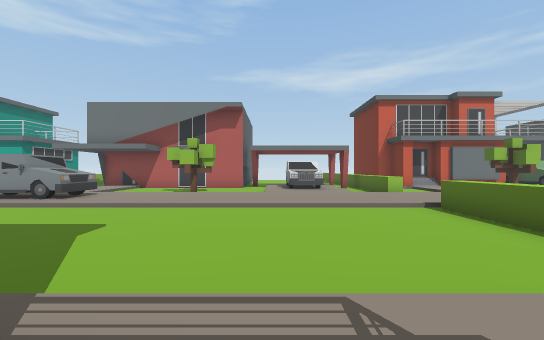
View 1 (above)

18 first-person views from a walk through a scene from a Unity 3-D project. The camera is 1.5 m above the floor, looks level and sees 90° across. The floor is counted in squares, 2 m on a side. Each view is taken from the middle of a square. On the plan, view 1 faces up. The plan holds only what a view shows up to about 10 squares ahead; the rest is blank. The place goes on beyond the plan. The player is left out. Some surface patterns are stand-ins.

View 2
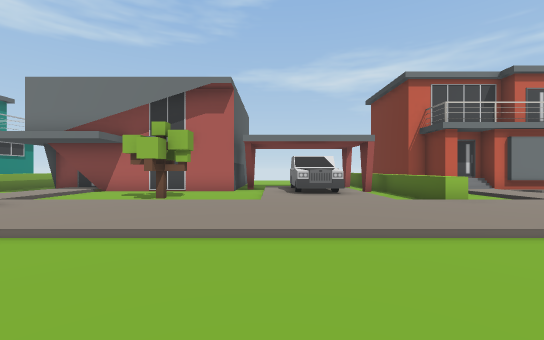

View 3
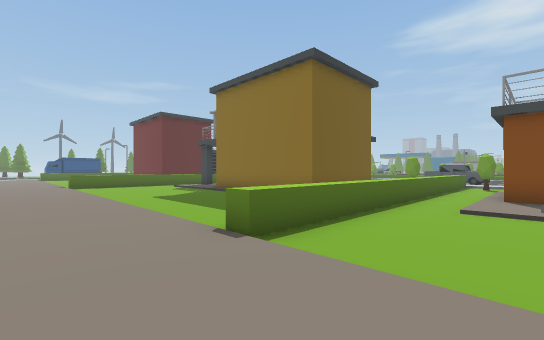

View 4
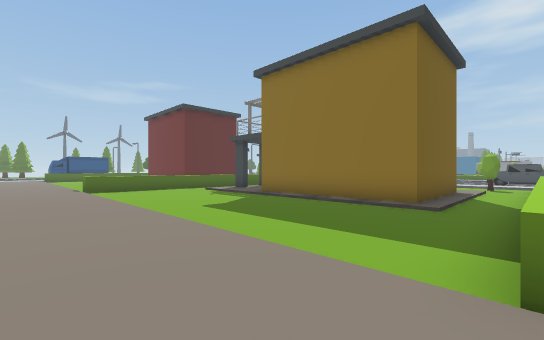

View 5
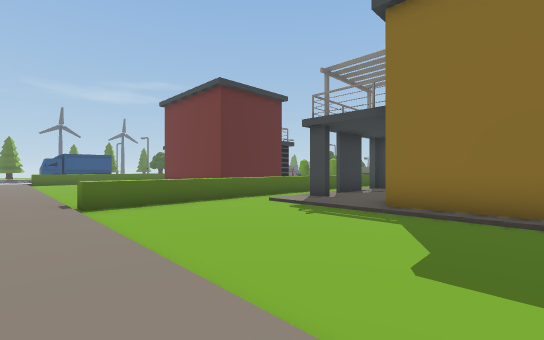

View 6
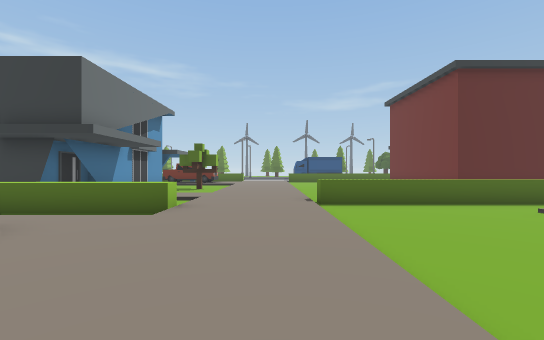

View 7
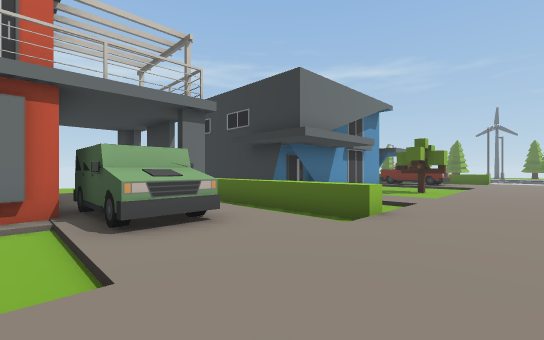

View 8
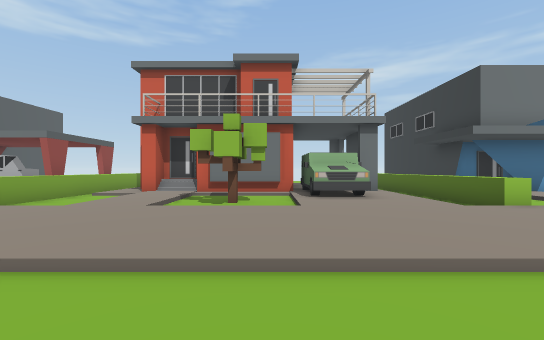

View 9
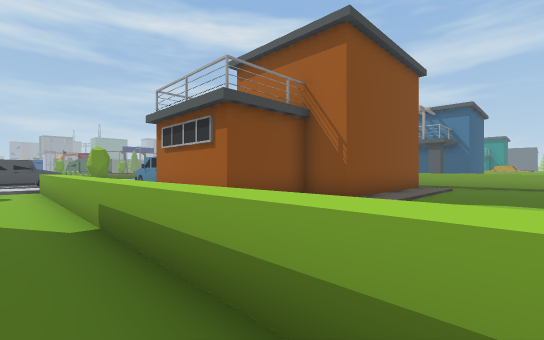

View 10
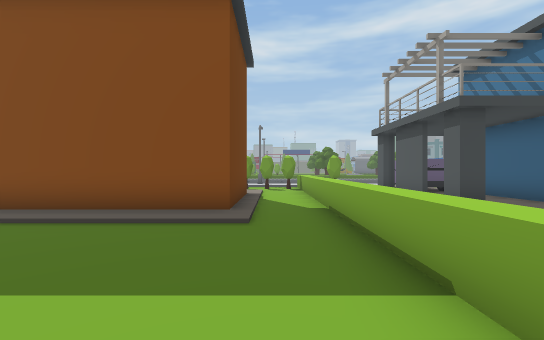

View 11
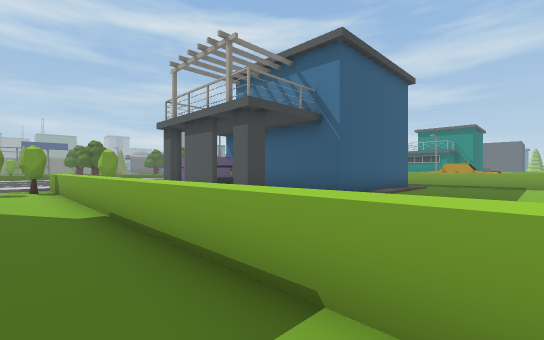

View 12
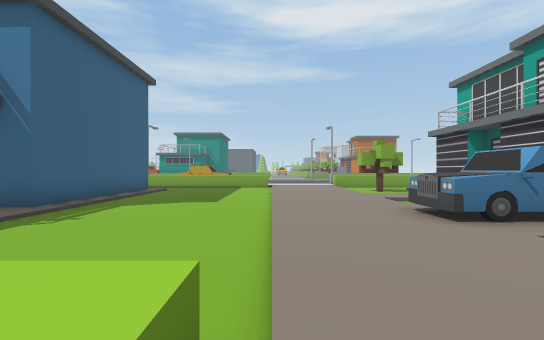

View 13
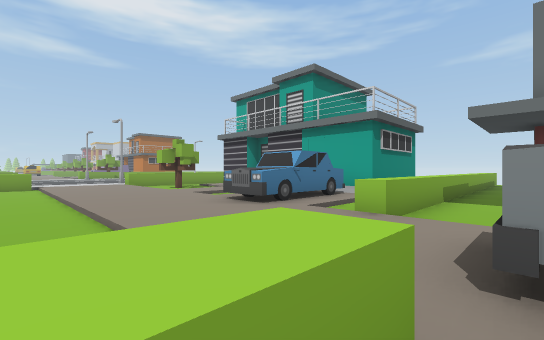

View 14
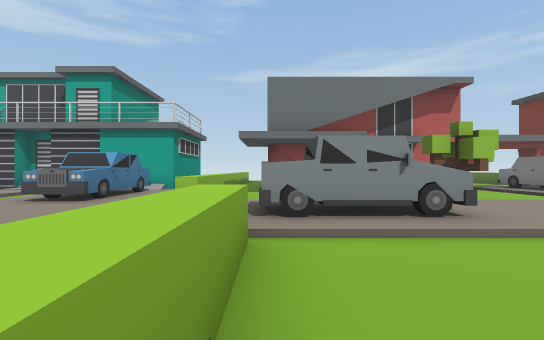

View 15
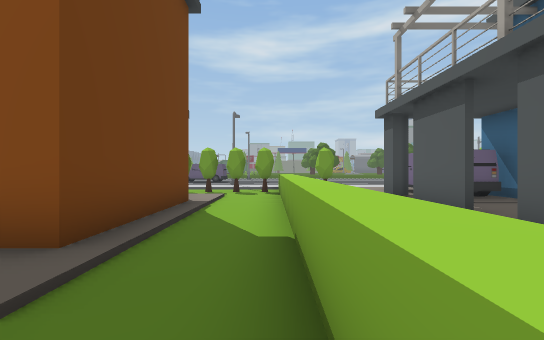

View 16
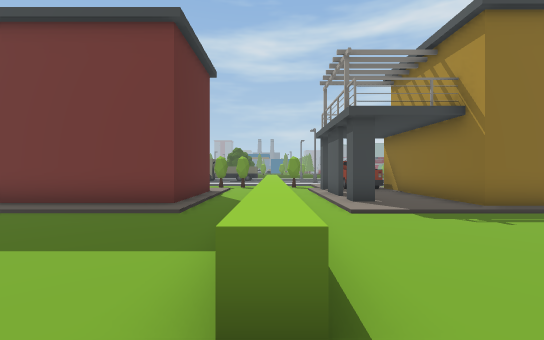

View 17
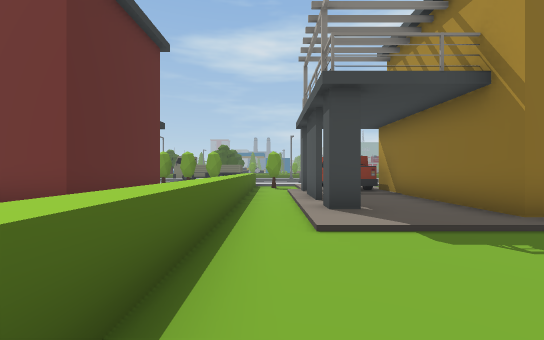

View 18
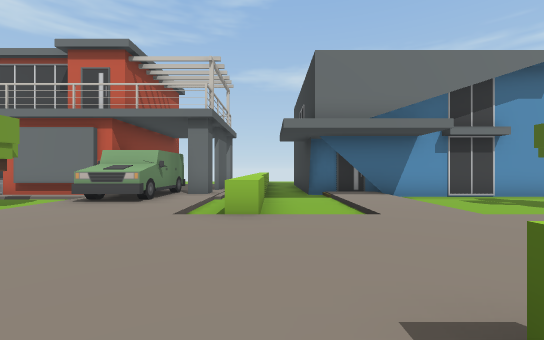

### Floor plan
Key: @ floor where view 1 was taken; # wall or solid block; x gap in a wall; . main floor; : floor 0.25 m higher than the main floor; / step, stairs or slope; ^ raised ledge; O other object.
Columns run from 18 left of view 1 to 21 right of it. Each row starts with its distance up from view 1.
 13 ###  ##/^. #######:OO ^:#####OO#.^######
 12 //://///^. :/.....:OO.^//:/##OO:.^.:/...
 11   :.  O/^. :/..O..:OO.^./:.O.OO:.^.:/..O
 10 O/:./OO/^..:/..O..:::.^./:.O.:::.^.:/..O
  9 //://OO/^//://////:::/^//:///:::///:////
  8 ::::::::::OOOO::::::::::::::::::::::::::
  7 ::::::::::OOOO::::::::::::::::::::::::::
  6 ////////////////////////////////////////
  5 .........^............^...........^.....
  4 ........ ^............^...........^...
  3 ........ ^............^...........^....
  2 .......  ^............^...........^.....
  1 #####:   ^..::::::::/.^.######:::.^./:::
  0     #::# ^..######@:/.^.#    #::#.^./###
 -1     #::x ^..#    ###/.^.#    #::x.^./#
 -2     #::# ^..#      #/.^.##   #::#.^./#
 -3     #OO# ^..#      #/.^.:#   #: :.^./#
 -4     #OO# ^..:      #/.^.:    #O #.^
 -5       O  ^../         ^.         .^
 -6           OOOO       O^.
 -7          ^...         ^.
 -8           ::          ::
 -9                       //
-10                        O

Positions as (right, up) in squares from view 1, and headings:
1: (0, 0), facing up
2: (0, 3), facing up
3: (1, 8), facing down-right
4: (4, 8), facing down-right
5: (9, 7), facing down-right
6: (9, 7), facing right
7: (10, 7), facing up-right
8: (10, 4), facing up
9: (5, 4), facing down-left
10: (-7, 6), facing down
11: (-7, 5), facing down-left
12: (-8, 6), facing left
13: (-8, 5), facing up-left
14: (-8, 3), facing up
15: (-8, 3), facing down
16: (16, 7), facing down
17: (15, 5), facing down
18: (15, 5), facing up
